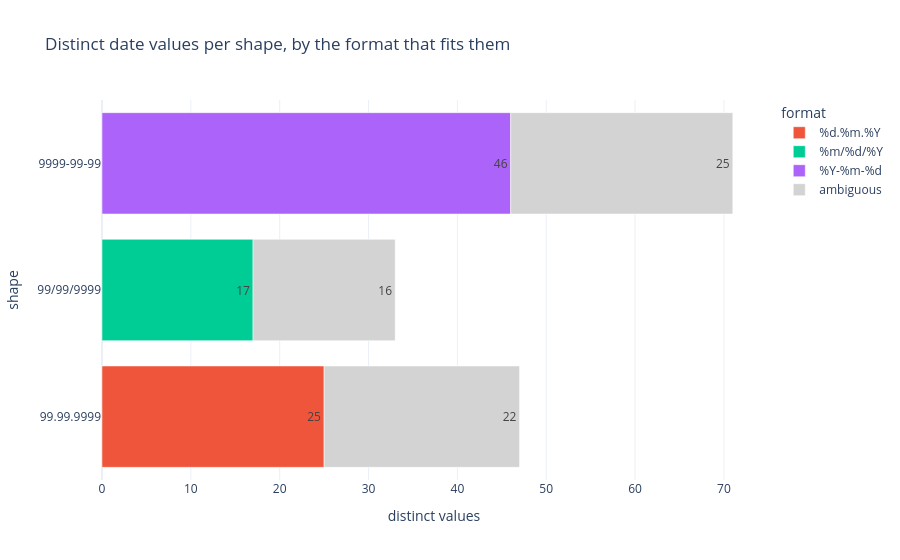

Notebook cell for this chart:
### Markdown cell above
- The default infers **one** format from the first value (`05/02/2024`, month/day/year) and applies it to all
  values: 97 of 123 dates fail.
- `format="mixed"` guesses a format *per value* and parses everything, without any error. But is the result
  right? Section 6.3 checks it.

### 6.2 Discover the formats

pandas has a built-in format guesser, `guess_datetime_format`. Running it twice per value, once month-first and
once day-first, shows whether a value is **ambiguous**: `03/05/2024` could be 5 March or 3 May, so it gets two
different guesses. The guesser only runs on the *distinct* date strings, so its cost depends on the number of
distinct dates, not on the number of rows.

### Code cell
def guess_format(value: str, dayfirst: bool) -> str | None:
    """pandas' format guesser, without the warning it emits when dayfirst does not fit."""
    with warnings.catch_warnings():
        warnings.simplefilter("ignore", UserWarning)
        return guess_datetime_format(value, dayfirst=dayfirst)


date_values = (
    pd.concat([leads["created_at"], conv["signed_date"]], ignore_index=True)
    .dropna()
    .drop_duplicates()
)
formats = pd.DataFrame(
    {
        "shape": shape(date_values),
        "month_first": date_values.map(lambda v: guess_format(v, dayfirst=False)),
        "day_first": date_values.map(lambda v: guess_format(v, dayfirst=True)),
    }
)
formats["format"] = np.select(
    [formats["month_first"].isna(), formats["month_first"] == formats["day_first"]],
    ["unknown", formats["month_first"]],
    default="ambiguous",
)

evidence = (
    formats.groupby(["shape", "format"])
    .size()
    .rename("distinct values")
    .reset_index()
    .sort_values("format", key=lambda s: s.eq("ambiguous"), kind="stable")  # ambiguous last
)

fig = px.bar(
    evidence,
    x="distinct values",
    y="shape",
    color="format",
    orientation="h",
    text_auto=True,
    color_discrete_map={"ambiguous": "lightgrey"},
    title="Distinct date values per shape, by the format that fits them",
)
fig.show()

### Figure 1 — Plotly figure (JSON) as saved in the notebook; plotly's stock layout.template omitted (floating-point values rounded to 4 significant figures)
{"data": [{"hovertemplate": "format=%d.%m.%Y<br>distinct values=%{x}<br>shape=%{y}<extra></extra>", "legendgroup": "%d.%m.%Y", "marker": {"color": "#EF553B", "pattern": {"shape": ""}}, "name": "%d.%m.%Y", "orientation": "h", "showlegend": true, "textposition": "auto", "texttemplate": "%{x}", "type": "bar", "x": [25], "xaxis": "x", "y": ["99.99.9999"], "yaxis": "y"}, {"hovertemplate": "format=%m/%d/%Y<br>distinct values=%{x}<br>shape=%{y}<extra></extra>", "legendgroup": "%m/%d/%Y", "marker": {"color": "#00cc96", "pattern": {"shape": ""}}, "name": "%m/%d/%Y", "orientation": "h", "showlegend": true, "textposition": "auto", "texttemplate": "%{x}", "type": "bar", "x": [17], "xaxis": "x", "y": ["99/99/9999"], "yaxis": "y"}, {"hovertemplate": "format=%Y-%m-%d<br>distinct values=%{x}<br>shape=%{y}<extra></extra>", "legendgroup": "%Y-%m-%d", "marker": {"color": "#ab63fa", "pattern": {"shape": ""}}, "name": "%Y-%m-%d", "orientation": "h", "showlegend": true, "textposition": "auto", "texttemplate": "%{x}", "type": "bar", "x": [46], "xaxis": "x", "y": ["9999-99-99"], "yaxis": "y"}, {"hovertemplate": "format=ambiguous<br>distinct values=%{x}<br>shape=%{y}<extra></extra>", "legendgroup": "ambiguous", "marker": {"color": "lightgrey", "pattern": {"shape": ""}}, "name": "ambiguous", "orientation": "h", "showlegend": true, "textposition": "auto", "texttemplate": "%{x}", "type": "bar", "x": [22, 16, 25], "xaxis": "x", "y": ["99.99.9999", "99/99/9999", "9999-99-99"], "yaxis": "y"}], "layout": {"barmode": "relative", "legend": {"title": {"text": "format"}, "tracegroupgap": 0}, "title": {"text": "Distinct date values per shape, by the format that fits them"}, "xaxis": {"anchor": "y", "domain": [0.0, 1.0], "title": {"text": "distinct values"}}, "yaxis": {"anchor": "x", "domain": [0.0, 1.0], "title": {"text": "shape"}}}}
